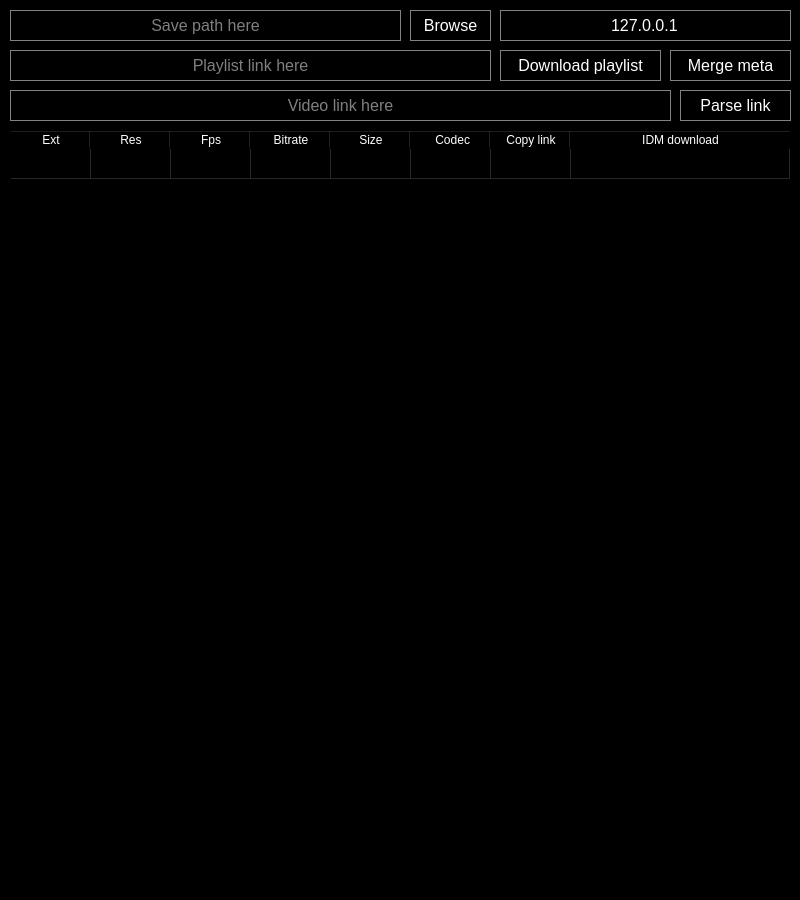
<?xml version="1.0" encoding="UTF-8"?>
<ui version="4.0">
 <class>MainWindow</class>
 <widget class="QMainWindow" name="MainWindow">
  <property name="geometry">
   <rect>
    <x>0</x>
    <y>0</y>
    <width>800</width>
    <height>900</height>
   </rect>
  </property>
  <property name="maximumSize">
   <size>
    <width>800</width>
    <height>900</height>
   </size>
  </property>
  <property name="font">
   <font>
    <pointsize>12</pointsize>
   </font>
  </property>
  <property name="windowTitle">
   <string>Youtube download link parser</string>
  </property>
  <property name="styleSheet">
   <string notr="true">background-color: rgb(0, 0, 0);</string>
  </property>
  <widget class="QWidget" name="centralwidget">
   <widget class="QPushButton" name="parse_button">
    <property name="geometry">
     <rect>
      <x>680</x>
      <y>90</y>
      <width>111</width>
      <height>31</height>
     </rect>
    </property>
    <property name="font">
     <font>
      <pointsize>12</pointsize>
     </font>
    </property>
    <property name="styleSheet">
     <string notr="true">QPushButton:hover {background-color: rgb(80,60,60)}
QPushButton:pressed {background-color: rgb(240,160,190)}
QPushButton{color: rgb(255, 255, 255);
border:1px solid rgb(130, 130, 130) ;}</string>
    </property>
    <property name="text">
     <string>Parse link</string>
    </property>
   </widget>
   <widget class="QLineEdit" name="link_text">
    <property name="geometry">
     <rect>
      <x>10</x>
      <y>90</y>
      <width>661</width>
      <height>31</height>
     </rect>
    </property>
    <property name="font">
     <font>
      <pointsize>12</pointsize>
     </font>
    </property>
    <property name="styleSheet">
     <string notr="true">border:1px solid rgb(130, 130, 130) ;
color:white</string>
    </property>
    <property name="text">
     <string/>
    </property>
    <property name="alignment">
     <set>Qt::AlignCenter</set>
    </property>
    <property name="placeholderText">
     <string>Video link here</string>
    </property>
   </widget>
   <widget class="QTableWidget" name="tableWidget">
    <property name="geometry">
     <rect>
      <x>10</x>
      <y>130</y>
      <width>781</width>
      <height>731</height>
     </rect>
    </property>
    <property name="styleSheet">
     <string notr="true">QWidget{
background-color: transparent;
color:white;
gridline-color:rgb(40,40,40);
}
QHeaderView::section{
background-color:transparent;
}
QTableCornerButton::section {
    background-color: transparent;
}</string>
    </property>
    <property name="frameShape">
     <enum>QFrame::StyledPanel</enum>
    </property>
    <property name="editTriggers">
     <set>QAbstractItemView::NoEditTriggers</set>
    </property>
    <property name="selectionMode">
     <enum>QAbstractItemView::NoSelection</enum>
    </property>
    <attribute name="horizontalHeaderDefaultSectionSize">
     <number>80</number>
    </attribute>
    <attribute name="horizontalHeaderStretchLastSection">
     <bool>true</bool>
    </attribute>
    <attribute name="verticalHeaderVisible">
     <bool>false</bool>
    </attribute>
    <row>
     <property name="text">
      <string>New Row</string>
     </property>
    </row>
    <column>
     <property name="text">
      <string>Ext</string>
     </property>
    </column>
    <column>
     <property name="text">
      <string>Res</string>
     </property>
    </column>
    <column>
     <property name="text">
      <string>Fps</string>
     </property>
    </column>
    <column>
     <property name="text">
      <string>Bitrate</string>
     </property>
    </column>
    <column>
     <property name="text">
      <string>Size</string>
     </property>
    </column>
    <column>
     <property name="text">
      <string> Codec</string>
     </property>
    </column>
    <column>
     <property name="text">
      <string>Copy link</string>
     </property>
    </column>
    <column>
     <property name="text">
      <string>IDM download</string>
     </property>
    </column>
   </widget>
   <widget class="QLineEdit" name="ip_text">
    <property name="geometry">
     <rect>
      <x>500</x>
      <y>10</y>
      <width>291</width>
      <height>31</height>
     </rect>
    </property>
    <property name="font">
     <font>
      <pointsize>12</pointsize>
     </font>
    </property>
    <property name="toolTip">
     <string>Http(s) proxy IP address</string>
    </property>
    <property name="styleSheet">
     <string notr="true">border:1px solid rgb(130, 130, 130) ;
color:white</string>
    </property>
    <property name="text">
     <string>127.0.0.1</string>
    </property>
    <property name="alignment">
     <set>Qt::AlignCenter</set>
    </property>
   </widget>
   <widget class="QLineEdit" name="path_text">
    <property name="geometry">
     <rect>
      <x>10</x>
      <y>10</y>
      <width>391</width>
      <height>31</height>
     </rect>
    </property>
    <property name="font">
     <font>
      <pointsize>12</pointsize>
     </font>
    </property>
    <property name="styleSheet">
     <string notr="true">border:1px solid rgb(130, 130, 130) ;
color:white</string>
    </property>
    <property name="text">
     <string/>
    </property>
    <property name="alignment">
     <set>Qt::AlignCenter</set>
    </property>
    <property name="placeholderText">
     <string>Save path here</string>
    </property>
   </widget>
   <widget class="QPushButton" name="browse_button">
    <property name="geometry">
     <rect>
      <x>410</x>
      <y>10</y>
      <width>81</width>
      <height>31</height>
     </rect>
    </property>
    <property name="font">
     <font>
      <pointsize>12</pointsize>
     </font>
    </property>
    <property name="styleSheet">
     <string notr="true">QPushButton:hover {background-color: rgb(80,60,60)}
QPushButton:pressed {background-color: rgb(240,160,190)}
QPushButton{color: rgb(255, 255, 255);
border:1px solid rgb(130, 130, 130) ;}</string>
    </property>
    <property name="text">
     <string>Browse</string>
    </property>
   </widget>
   <widget class="QPushButton" name="playlist_button">
    <property name="geometry">
     <rect>
      <x>500</x>
      <y>50</y>
      <width>161</width>
      <height>31</height>
     </rect>
    </property>
    <property name="font">
     <font>
      <pointsize>12</pointsize>
     </font>
    </property>
    <property name="styleSheet">
     <string notr="true">QPushButton:hover {background-color: rgb(80,60,60)}
QPushButton:pressed {background-color: rgb(240,160,190)}
QPushButton{color: rgb(255, 255, 255);
border:1px solid rgb(130, 130, 130) ;}</string>
    </property>
    <property name="text">
     <string>Download playlist</string>
    </property>
   </widget>
   <widget class="QLineEdit" name="link2_text">
    <property name="geometry">
     <rect>
      <x>10</x>
      <y>50</y>
      <width>481</width>
      <height>31</height>
     </rect>
    </property>
    <property name="font">
     <font>
      <pointsize>12</pointsize>
     </font>
    </property>
    <property name="styleSheet">
     <string notr="true">border:1px solid rgb(130, 130, 130) ;
color:white</string>
    </property>
    <property name="text">
     <string/>
    </property>
    <property name="alignment">
     <set>Qt::AlignCenter</set>
    </property>
    <property name="placeholderText">
     <string>Playlist link here</string>
    </property>
   </widget>
   <widget class="QPushButton" name="merge_button">
    <property name="geometry">
     <rect>
      <x>670</x>
      <y>50</y>
      <width>121</width>
      <height>31</height>
     </rect>
    </property>
    <property name="font">
     <font>
      <pointsize>12</pointsize>
     </font>
    </property>
    <property name="styleSheet">
     <string notr="true">QPushButton:hover {background-color: rgb(80,60,60)}
QPushButton:pressed {background-color: rgb(240,160,190)}
QPushButton{color: rgb(255, 255, 255);
border:1px solid rgb(130, 130, 130) ;}</string>
    </property>
    <property name="text">
     <string>Merge meta</string>
    </property>
   </widget>
  </widget>
  <widget class="QStatusBar" name="status_text">
   <property name="font">
    <font>
     <pointsize>12</pointsize>
    </font>
   </property>
   <property name="styleSheet">
    <string notr="true">color: rgb(255, 255, 255);</string>
   </property>
  </widget>
 </widget>
 <resources/>
 <connections/>
</ui>
